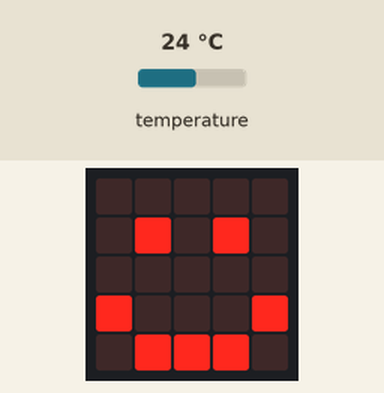
A program run on a simulated BBC micro:bit (MakeCode). On the bench: the board's 5×5 LED display. The test bench sets the inputs (shaded band); at power-on: temperature 24 °C.

Above: at 1.2 s.
1.3 s: temperature set to 41 °C
At 2.2 s:
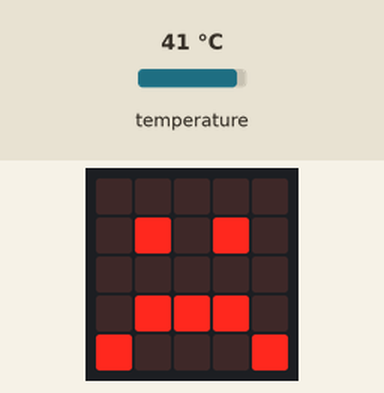
3.3 s: temperature set to 4 °C
At 4.6 s:
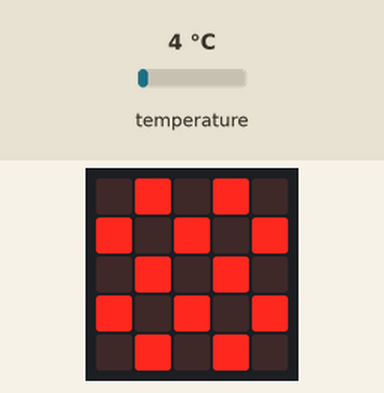
5.2 s: temperature set to 4.5 °C
6.7 s: temperature set to 5.2 °C
At 7.1 s:
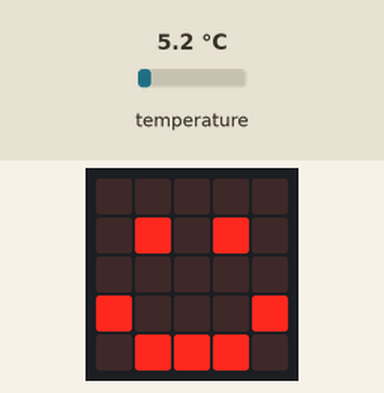
8.3 s: temperature set to 36 °C
At 9.5 s:
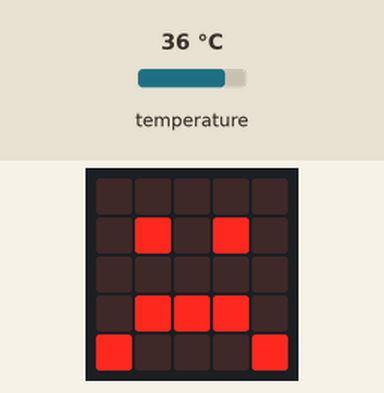
Timing chart, 0 to 11.1 s (numbered marks = the images above; inputs shaded):
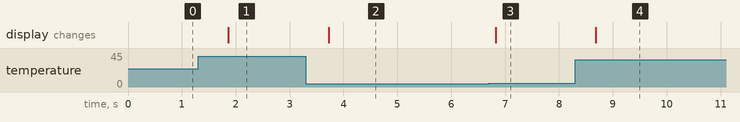

Measured:
- the behaviour switches between 4.9 and 5 °C on temperature (found by bisection; images 2 and 3)
- after the input at 1.3 s, the display: changes after 0.56 s (image 1)
- after the input at 3.3 s, the display: changes after 0.42 s (image 2)
- after the input at 5.2 s, every drawn part: stays the same
- after the input at 6.7 s, the display: changes after 0.12 s (image 3)
- after the input at 8.3 s, the display: changes after 0.39 s (image 4)

The program:

main.ts
```typescript
basic.forever(function () {
    if (input.temperature() > 35) {
        basic.showIcon(IconNames.Sad)
    } else if (input.temperature() < 5) {
        basic.showIcon(IconNames.Chessboard)
    } else {
        basic.showIcon(IconNames.Happy)
    }
})
```

test.ts
```typescript
// aquí va el archivo "tests"; esto no se compilará cuando este paquete se utilice como una extensión.
```
